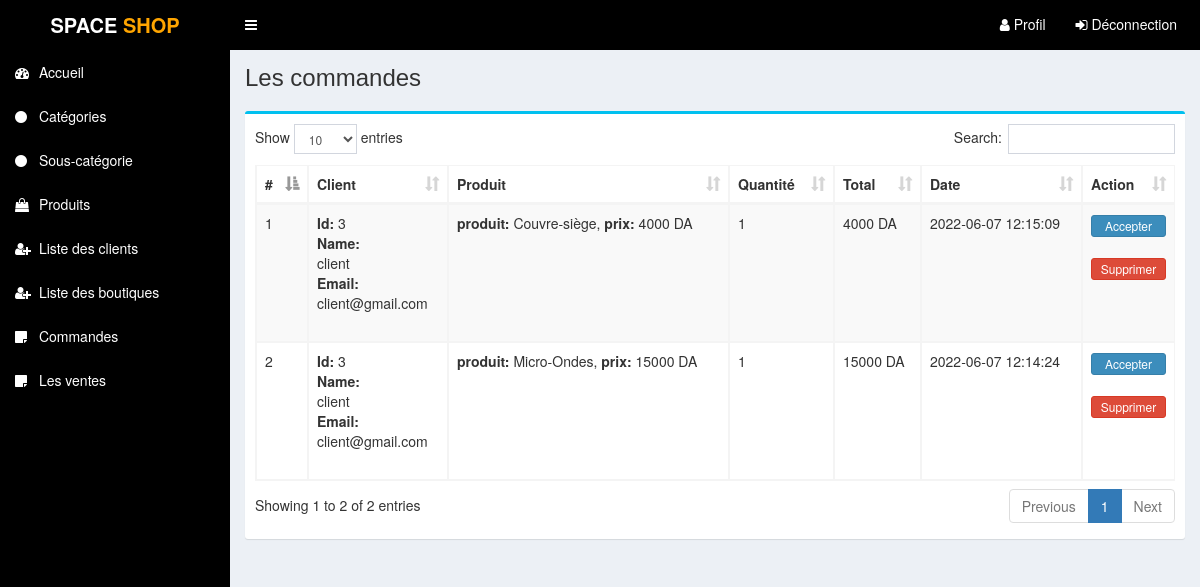
The page /admin/commande.php (signed in) on the database its author committed.
### tables this page shows
CREATE TABLE IF NOT EXISTS `tbl_demmande` (
  `id` int(11) NOT NULL AUTO_INCREMENT,
  `id_client` int(11) NOT NULL,
  `idboutique` int(5) NOT NULL,
  `nom_client` varchar(255) NOT NULL,
  `email_client` varchar(255) NOT NULL,
  `date_dem` varchar(50) NOT NULL,
  `quantite` int(3) NOT NULL,
  `id_produit` int(3) NOT NULL,
  PRIMARY KEY (`id`),
  KEY `nom_client` (`nom_client`),
  KEY `nom_client_2` (`nom_client`)
);

CREATE TABLE IF NOT EXISTS `table_produit` (
  `p_id` int(11) NOT NULL AUTO_INCREMENT,
  `p_nom` varchar(255) NOT NULL,
  `p_prixanc` varchar(10) NOT NULL,
  `p_prix` varchar(10) NOT NULL,
  `p_quantite` int(10) NOT NULL,
  `p_photo` varchar(255) NOT NULL,
  `p_info` text NOT NULL,
  `p_desc` text NOT NULL,
  `p_vue` int(11) NOT NULL,
  `p_boutique` varchar(5) NOT NULL,
  `p_active` int(1) NOT NULL,
  `id_souscat` int(11) NOT NULL,
  `cat_id` int(4) NOT NULL,
  PRIMARY KEY (`p_id`)
);

### fonctions/commane.php (called while the page is built)
<?php
function affiche_commande(){
	$pdo=pdo();
	$i=0;
            	$statement = $pdo->prepare("SELECT * FROM tbl_demmande where idboutique=0 ORDER by id DESC");
            	$statement->execute();
            	$result = $statement->fetchAll(PDO::FETCH_ASSOC);
            	return $result;
}
 ?>

### admin/commande.php (the view, shortened to what this page needs)
<?php require_once('header.php'); ?>
<?php
include_once "../fonctions/commane.php";
$i=0;
$result = affiche_commande();
?>
<section class="content-header">
	<div class="content-header-left">
		<h1>Les commandes</h1>
	</div>
</section>
<section class="content">
  <div class="row">
    <div class="col-md-12">
      <div class="box box-info">
        <div class="box-body table-responsive">
          <table id="example1" class="table table-bordered table-hover table-striped">
			<thead>
			    <tr>
			        <th>#</th>
                    <th>Client</th>
			        <th>Produit</th>
                    <th>Quantité</th>
                    <th>Total</th>
                    <th>Date</th>
                    <th>Action</th>
			    </tr>
			</thead>
            <tbody>
            	<?php
            	foreach ($result as $row) {
            		$i++;
            		?>
					     <tr>
	                    <td><?php echo $i; ?></td>
	                    <td>
                            <b>Id:</b> <?php echo $row['id_client']; ?><br>
                            <b>Name:</b><br> <?php echo $row['nom_client']; ?><br>
                            <b>Email:</b><br> <?php echo $row['email_client']; ?><br><br>
                        </td>
                        <td>
                           <?php
                           $statement1 = $pdo->prepare("SELECT * FROM table_produit WHERE p_id=?");
                           $statement1->execute(array($row['id_produit']));
                           $result1 = $statement1->fetchAll(PDO::FETCH_ASSOC);
                           foreach ($result1 as $row1) {
                                echo '<b>produit:</b> '.$row1['p_nom'];
                               echo ', <b>prix:</b> '.$row1['p_prix'].' DA';
                                echo '<br><br>';
                           }
                           ?>
                        </td>
                        <td><?php echo $row['quantite']; ?></td>
                        <td><?php echo $row1['p_prix']*$row['quantite'].' DA'; ?></td>
                        <td><?php echo $row['date_dem']; ?></td>
	                    <td>
                            <a href="../fonctions/accepter_com.php?idc=<?php echo $row['id']; ?>" class="btn btn-primary btn-xs"  style="width:100%;">Accepter</a> <br><br>
                            <a href="#" class="btn btn-danger btn-xs" data-href="../fonctions/supp_com.php?idc=<?php echo $row['id']; ?>" data-toggle="modal" data-target="#confirm-delete" style="width:100%;">Supprimer</a>
	                    </td>
	                </tr>
            		<?php
            	}
            	?>
            </tbody>
          </table>
        </div>
      </div>
</section>
<?php require_once('footer.php'); ?>

### admin/css/style.css (style rules this page uses)
.content-header { overflow: hidden; }
.content-header .content-header-left h1 { margin-top: 0; margin-bottom: 0; padding-left: 0px; padding-bottom: 5px; font-size: 24px; position: relative; }

### rows shown on the page
tbl_demmande: id_client "3", nom_client "client", email_client "client@gmail.com", quantite "1", table_produit.p_prix "4000", date_dem "2022-06-07 12:15:09"
table_produit: p_nom "Couvre-siège", p_prix "4000"
tbl_demmande: id_client "3", nom_client "client", email_client "client@gmail.com", quantite "1", table_produit.p_prix "15000", date_dem "2022-06-07 12:14:24"
table_produit: p_nom "Micro-Ondes", p_prix "15000"
